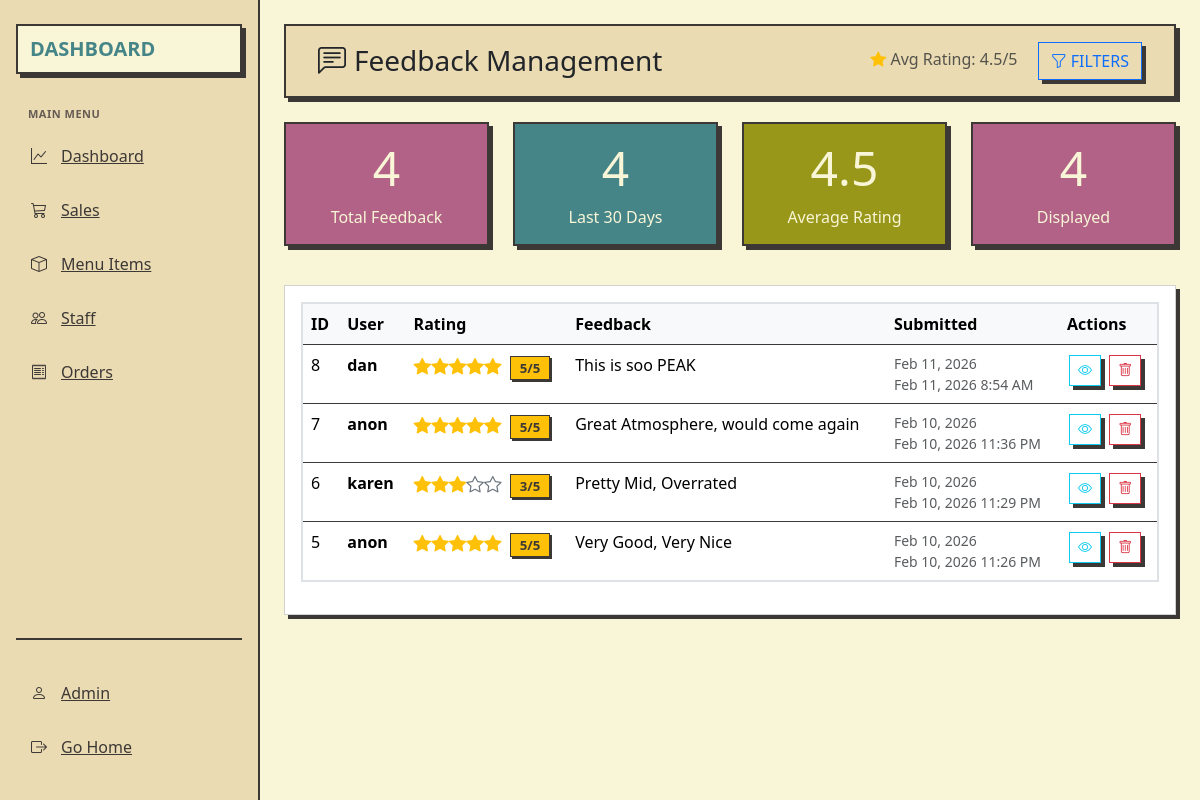
Screenshot of /feedback.php (signed in) with the database file from the repository.
### tables this page shows
CREATE TABLE `feedbacks` (
  `id` int(11) NOT NULL,
  `feedback_text` text NOT NULL,
  `rating` int(1) DEFAULT 3,
  `created_at` datetime NOT NULL,
  `user_id` int(11) DEFAULT NULL
);

### app/permission.php (called while the page is built, shortened)
<?php
function hasPermission($permission_name) {
    global $pdo;
    $role_id = $_SESSION['role_id'] ?? null;
    $stmt = $pdo->prepare('
        SELECT COUNT(*) FROM role_permissions
        INNER JOIN permissions ON role_permissions.permission_id = permissions.id
        WHERE role_permissions.role_id = :role_id AND permissions.permission_name = :permission_name
    ');
    $stmt->execute(['role_id' => $role_id, 'permission_name' => $permission_name]);
    return $stmt->fetchColumn() > 0;
}

### feedback.php (the view, shortened to what this page needs)
<?php
require 'app/db.php';
require 'app/feedback_functions.php';
require 'app/permission.php';
$orderBy = 'created_at DESC';
$feedback_items = getAllFeedbacks($pdo);
usort($feedback_items, function($a, $b) use ($orderBy) {
    if ($orderBy === 'rating DESC, created_at DESC') {
        if ($a['rating'] == $b['rating']) {
            return strtotime($b['created_at']) - strtotime($a['created_at']);
        }
        return $b['rating'] - $a['rating'];
    } elseif ($orderBy === 'rating ASC, created_at DESC') {
        if ($a['rating'] == $b['rating']) {
            return strtotime($b['created_at']) - strtotime($a['created_at']);
        }
        return $a['rating'] - $b['rating'];
    } elseif ($orderBy === 'created_at ASC') {
        return strtotime($a['created_at']) - strtotime($b['created_at']);
    } else {
        return strtotime($b['created_at']) - strtotime($a['created_at']);
    }
});
$stats = getFeedbackStats($pdo);
?>
<!DOCTYPE html>
<html lang="en">
<head>
    <link rel="stylesheet" href="assets/css/dashboard.css">
    <link href="assets/vendor/bootstrap/css/bootstrap.min.css" rel="stylesheet">
    <link href="assets/vendor/bootstrap-icons/bootstrap-icons.css" rel="stylesheet">
</head>
<body>
    <div class="app-container">
        <aside class="sidebar" id="sidebar">
            <div class="logo">
                <div class="logo-text">Dashboard</div>
            </div>
            <nav class="nav-section">
                <div class="nav-label">Main Menu</div>
                <a href="dashboard.php" class="nav-item">
                    <i class="bi bi-graph-up"></i>
                    <span>Dashboard</span>
                </a>
                <a href="sales.php" class="nav-item">
                    <i class="bi bi-cart3"></i>
                    <span>Sales</span>
                </a>
                <a href="menu_items.php" class="nav-item">
                    <i class="bi bi-box"></i>
                    <span>Menu Items</span>
                </a>
                <?php if (hasPermission('manage_customers')): ?>
                <a href="customers.php" class="nav-item">
                    <i class="bi bi-people"></i>
                    <span>Customers</span>
                </a>
                <?php elseif (hasPermission('manage_staff')): ?>
                <a href="staff.php" class="nav-item">
                    <i class="bi bi-people"></i>
                    <span>Staff</span>
                </a>
                <?php endif; ?>
                <a href="orders.php" class="nav-item">
                    <i class="bi bi-receipt"></i>
                    <span>Orders</span>
                </a>
            </nav>
            <div class="sidebar-footer">
                <a href="profile.php" class="nav-item">
                    <i class="bi bi-person"></i>
                    <?php if (hasPermission('manage_customers')): ?>
                    <span>Staff</span>
                    <?php elseif (hasPermission('manage_staff')): ?>
                    <span>Admin</span>
                    <?php endif; ?>
                </a>
                <a href="index.php" class="nav-item">
                    <i class="bi bi-box-arrow-right"></i>
                    <span>Go Home</span>
                </a>
            </div>
        </aside>
        <div class="main-content">
            <div class="p-4">
                <div class="top-bar d-flex justify-content-between align-items-center mb-4">
                    <h1 class="h3 mb-0">
                        <i class="bi bi-chat-left-text me-2"></i>Feedback Management
                    </h1>
                    <div>
                        <span class="text-muted me-3">
                            <i class="bi bi-star-fill text-warning"></i> Avg Rating: <?php echo $stats['average_rating']; ?>/5
                        </span>
                        <button class="btn btn-outline-primary" data-bs-toggle="collapse" data-bs-target="#filterSection">
                            <i class="bi bi-funnel me-1"></i>Filters
                        </button>
                    </div>
                </div>
                <div class="row mb-4">
                    <div class="col-md-3">
                        <div class="stat-card total">
                            <div class="text-center">
                                <h1 class="display-5"><?php echo $stats['total']; ?></h1>
                                <p class="mb-0">Total Feedback</p>
                            </div>
                        </div>
                    </div>
                    <div class="col-md-3">
                        <div class="stat-card preparing">
                            <div class="text-center">
                                <h1 class="display-5"><?php echo $stats['recent']; ?></h1>
                                <p class="mb-0">Last 30 Days</p>
                            </div>
                        </div>
                    </div>
                    <div class="col-md-3">
                        <div class="stat-card ready">
                            <div class="text-center">
                                <h1 class="display-5"><?php echo $stats['average_rating']; ?></h1>
                                <p class="mb-0">Average Rating</p>
                            </div>
                        </div>
                    </div>
                    <div class="col-md-3">
                        <div class="stat-card total">
                            <div class="text-center">
                                <h1 class="display-5"><?php echo count($feedback_items); ?></h1>
                                <p class="mb-0">Displayed</p>
                            </div>
                        </div>
                    </div>
                </div>
                <div class="card mb-4">
                    <div class="card-body">
                        <div class="table-responsive">
                            <table class="table table-hover">
                                <thead class="table-light">
                                    <tr>
                                        <th>ID</th>
                                        <th>User</th>
                                        <th>Rating</th>
                                        <th>Feedback</th>
                                        <th>Submitted</th>
                                        <th>Actions</th>
                                    </tr>
                                </thead>
                                <tbody>
                                    <?php if (empty($feedback_items)): ?>
                                    <tr>
                                        <td colspan="6" class="text-center text-muted py-4">
                                            No feedback found.
                                        </td>
                                    </tr>
                                    <?php else: ?>
                                    <?php foreach ($feedback_items as $feedback): ?>
                                    <tr>
                                        <td><?php echo $feedback['id']; ?></td>
                                        <td>
                                            <div>
                                                <strong><?php echo htmlspecialchars($feedback['display_name']); ?></strong>
                                            </div>
                                        </td>
                                        <td>
                                            <div class="rating-stars">
                                                <?php echo formatRatingDashboard($feedback['rating']); ?>
                                                <span class="badge bg-warning rating-badge ms-1">
                                                    <?php echo $feedback['rating']; ?>/5
                                                </span>
                                            </div>
                                        </td>
                                        <td>
                                            <div class="feedback-text" id="feedback-text-<?php echo $feedback['id']; ?>">
                                                <?php echo nl2br(htmlspecialchars($feedback['feedback_text'])); ?>
                                            </div>
                                        </td>
                                        <td class="text-muted small">
                                            <?php echo formatFeedbackDateDashboard($feedback['created_at']); ?>
                                            <div class="text-muted">
                                                <?php echo date('M j, Y g:i A', strtotime($feedback['created_at'])); ?>
                                            </div>
                                        </td>
                                        <td class="table-actions">
                                            <button class="btn btn-sm btn-outline-info"
                                                data-bs-toggle="modal"
                                                data-bs-target="#viewFeedbackModal"
                                                data-feedback-id="<?php echo $feedback['id']; ?>"
                                                data-feedback-name="<?php echo htmlspecialchars($feedback['display_name']); ?>"
                                                data-feedback-rating="<?php echo $feedback['rating']; ?>"
                                                data-feedback-text="<?php echo htmlspecialchars($feedback['feedback_text']); ?>"
                                                data-feedback-date="<?php echo date('F j, Y g:i A', strtotime($feedback['created_at'])); ?>"
                                                onclick="viewFeedback(this)">
                                                <i class="bi bi-eye"></i>
                                            </button>
                                            <form method="POST" class="d-inline" onsubmit="return confirm('Delete this feedback? This action cannot be undone.');">
                                                <button type="submit" name="delete_feedback" class="btn btn-sm btn-outline-danger">
                                                    <i class="bi bi-trash"></i>
                                                </button>
                                            </form>
                                        </td>
                                    </tr>
                                    <?php endforeach; ?>
                                    <?php endif; ?>
                                </tbody>
                            </table>
                        </div>
                    </div>
                </div>
            </div>
        </div>
    </div>
</body>
</html>

### app/feedback_functions.php (shortened to what this page needs)
<?php
function getAllFeedbacks($pdo) {
    try {
        $stmt = $pdo->query("
            SELECT f.*,
                   COALESCE(u.username, 'Anonymous') as display_name,
                   u.profile_picture
            FROM feedbacks f
            LEFT JOIN users u ON f.user_id = u.id
            ORDER BY f.created_at DESC
        ");
        return $stmt->fetchAll(PDO::FETCH_ASSOC);
    } catch(PDOException $e) {
        error_log("Error fetching feedbacks: " . $e->getMessage());
        return [];
    }
}
function getFeedbackStats($pdo) {
    $stats = [];
    try {
        $stmt = $pdo->query("SELECT COUNT(*) as total FROM feedbacks");
        $stats['total'] = $stmt->fetch(PDO::FETCH_ASSOC)['total'];
        $stmt = $pdo->query("SELECT AVG(rating) as average_rating FROM feedbacks");
        $stats['average_rating'] = round($stmt->fetch(PDO::FETCH_ASSOC)['average_rating'], 1);
        $stmt = $pdo->query("
            SELECT rating, COUNT(*) as count
            FROM feedbacks
            GROUP BY rating
            ORDER BY rating DESC
        ");
        $stats['distribution'] = $stmt->fetchAll(PDO::FETCH_ASSOC);
        $stmt = $pdo->prepare("
            SELECT COUNT(*) as recent_count
            FROM feedbacks
            WHERE created_at >= DATE_SUB(NOW(), INTERVAL 30 DAY)
        ");
        $stmt->execute();
        $stats['recent'] = $stmt->fetch(PDO::FETCH_ASSOC)['recent_count'];
    } catch(PDOException $e) {
        error_log("Error getting feedback stats: " . $e->getMessage());
        $stats['total'] = 0;
        $stats['average_rating'] = 0;
        $stats['distribution'] = [];
        $stats['recent'] = 0;
    }
    return $stats;
}
function formatRatingDashboard($rating) {
    $stars = '';
    for ($i = 1; $i <= 5; $i++) {
        if ($i <= $rating) {
            $stars .= '<i class="bi bi-star-fill text-warning"></i>';
        } else {
            $stars .= '<i class="bi bi-star text-secondary"></i>';
        }
    }
    return $stars;
}
function formatFeedbackDateDashboard($date) {
    $timestamp = strtotime($date);
    $now = time();
    $diff = $now - $timestamp;
    if ($diff < 3600) {
        $minutes = floor($diff / 60);
        return ($minutes < 1) ? 'Just now' : $minutes . ' minutes ago';
    } elseif ($diff < 86400) {
        $hours = floor($diff / 3600);
        return $hours . ' hour' . ($hours > 1 ? 's' : '') . ' ago';
    } elseif ($diff < 604800) {
        $days = floor($diff / 86400);
        return $days . ' day' . ($days > 1 ? 's' : '') . ' ago';
    } else {
        return date('M j, Y', $timestamp);
    }
}
?>

### rows the page displays
feedbacks: id "8", display_name "dan", rating "5", feedback_text "This is soo PEAK", created_at "Feb 11, 2026", created_at "Feb 11, 2026 8:54 AM"
feedbacks: id "7", display_name "anon", rating "5", feedback_text "Great Atmosphere, would come again", created_at "Feb 10, 2026", created_at "Feb 10, 2026 11:36 PM"
feedbacks: id "6", display_name "karen", rating "3", feedback_text "Pretty Mid, Overrated", created_at "Feb 10, 2026", created_at "Feb 10, 2026 11:29 PM"
feedbacks: id "5", display_name "anon", rating "5", feedback_text "Very Good, Very Nice", created_at "Feb 10, 2026", created_at "Feb 10, 2026 11:26 PM"

### other values shown
$stats['average_rating'] "4.5"
$stats['total'] "4"
$stats['recent'] "4"
count($feedback_items) "4"
